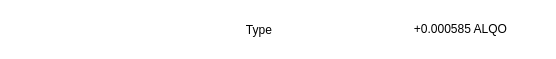
<?xml version="1.0" encoding="UTF-8"?>
<ui version="4.0">
 <class>TxRow</class>
 <widget class="QWidget" name="TxRow">
  <property name="geometry">
   <rect>
    <x>0</x>
    <y>0</y>
    <width>556</width>
    <height>59</height>
   </rect>
  </property>
  <property name="minimumSize">
   <size>
    <width>0</width>
    <height>40</height>
   </size>
  </property>
  <property name="windowTitle">
   <string>Form</string>
  </property>
  <property name="styleSheet">
   <string notr="true">background-color:transparent</string>
  </property>
  <layout class="QHBoxLayout" name="horizontalLayout_3">
   <item>
    <widget class="QFrame" name="frame">
     <property name="styleSheet">
      <string notr="true">border:none;</string>
     </property>
     <property name="frameShape">
      <enum>QFrame::StyledPanel</enum>
     </property>
     <property name="frameShadow">
      <enum>QFrame::Raised</enum>
     </property>
     <layout class="QHBoxLayout" name="horizontalLayout" stretch="0">
      <property name="leftMargin">
       <number>0</number>
      </property>
      <property name="topMargin">
       <number>0</number>
      </property>
      <property name="rightMargin">
       <number>0</number>
      </property>
      <property name="bottomMargin">
       <number>0</number>
      </property>
      <item>
       <layout class="QHBoxLayout" name="horizontalLayout_2">
        <item>
         <layout class="QVBoxLayout" name="verticalLayout">
          <item>
           <widget class="QLabel" name="lblAddress">
            <property name="styleSheet">
             <string notr="true">color:white;</string>
            </property>
            <property name="text">
             <string>Received from Bob</string>
            </property>
           </widget>
          </item>
          <item>
           <widget class="QLabel" name="lblDate">
            <property name="styleSheet">
             <string notr="true">color:white;</string>
            </property>
            <property name="text">
             <string>18/05/18</string>
            </property>
            <property name="alignment">
             <set>Qt::AlignLeading|Qt::AlignLeft|Qt::AlignVCenter</set>
            </property>
           </widget>
          </item>
         </layout>
        </item>
        <item>
         <spacer name="horizontalSpacer_2">
          <property name="orientation">
           <enum>Qt::Horizontal</enum>
          </property>
          <property name="sizeType">
           <enum>QSizePolicy::Fixed</enum>
          </property>
          <property name="sizeHint" stdset="0">
           <size>
            <width>80</width>
            <height>20</height>
           </size>
          </property>
         </spacer>
        </item>
        <item>
         <layout class="QVBoxLayout" name="verticalLayout_2">
          <item>
           <widget class="QLabel" name="lblType">
            <property name="sizePolicy">
             <sizepolicy hsizetype="Fixed" vsizetype="Preferred">
              <horstretch>0</horstretch>
              <verstretch>0</verstretch>
             </sizepolicy>
            </property>
            <property name="minimumSize">
             <size>
              <width>120</width>
              <height>0</height>
             </size>
            </property>
            <property name="maximumSize">
             <size>
              <width>120</width>
              <height>16777215</height>
             </size>
            </property>
            <property name="styleSheet">
             <string notr="true"/>
            </property>
            <property name="text">
             <string>Type</string>
            </property>
            <property name="alignment">
             <set>Qt::AlignCenter</set>
            </property>
           </widget>
          </item>
         </layout>
        </item>
        <item>
         <spacer name="horizontalSpacer">
          <property name="orientation">
           <enum>Qt::Horizontal</enum>
          </property>
          <property name="sizeHint" stdset="0">
           <size>
            <width>40</width>
            <height>20</height>
           </size>
          </property>
         </spacer>
        </item>
        <item>
         <layout class="QVBoxLayout" name="verticalLayout_3">
          <item>
           <widget class="QLabel" name="lblAmount">
            <property name="sizePolicy">
             <sizepolicy hsizetype="MinimumExpanding" vsizetype="Preferred">
              <horstretch>0</horstretch>
              <verstretch>0</verstretch>
             </sizepolicy>
            </property>
            <property name="autoFillBackground">
             <bool>false</bool>
            </property>
            <property name="styleSheet">
             <string notr="true"/>
            </property>
            <property name="text">
             <string>&lt;html&gt;&lt;head/&gt;&lt;body&gt;&lt;p align=&quot;right&quot;&gt;+0.000585 ALQO&lt;/p&gt;&lt;/body&gt;&lt;/html&gt;</string>
            </property>
            <property name="alignment">
             <set>Qt::AlignCenter</set>
            </property>
           </widget>
          </item>
         </layout>
        </item>
        <item>
         <layout class="QVBoxLayout" name="verticalLayout_4">
          <item>
           <widget class="QPushButton" name="icon">
            <property name="sizePolicy">
             <sizepolicy hsizetype="Minimum" vsizetype="Fixed">
              <horstretch>0</horstretch>
              <verstretch>0</verstretch>
             </sizepolicy>
            </property>
            <property name="focusPolicy">
             <enum>Qt::NoFocus</enum>
            </property>
            <property name="styleSheet">
             <string notr="true">border:none;</string>
            </property>
            <property name="text">
             <string/>
            </property>
            <property name="iconSize">
             <size>
              <width>28</width>
              <height>28</height>
             </size>
            </property>
           </widget>
          </item>
         </layout>
        </item>
       </layout>
      </item>
     </layout>
    </widget>
   </item>
  </layout>
 </widget>
 <resources/>
 <connections/>
</ui>
